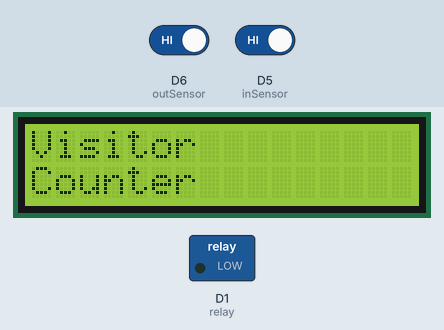
Bench run of a sketch on a simulated ESP8266 (NodeMCU). Shown: 16×2 character LCD, switched loads named in the sketch (green lamp = pin HIGH). The inputs (shaded band) are chosen by the test bench; at power-on: D5 (inSensor) HIGH, D6 (outSensor) HIGH. What the sketch prints to the serial monitor is not drawn.

Above: at 1.7 s.
At 5.8 s:
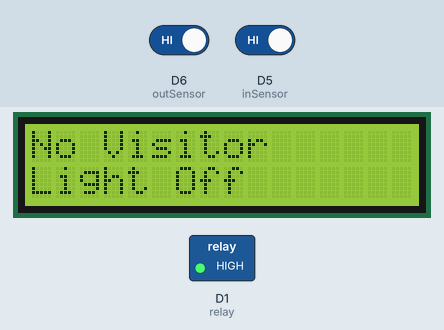
5.9 s: D5 (inSensor) driven LOW
At 7.5 s:
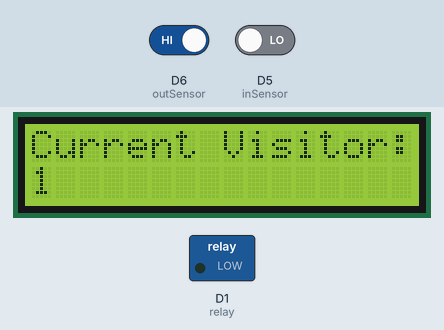
9.2 s: D6 (outSensor) driven LOW
11.1 s: D6 (outSensor) driven HIGH
At 11.9 s:
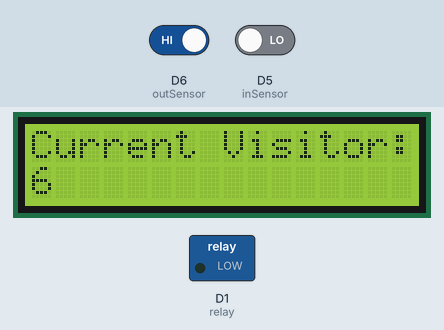
Timing chart, 0 to 14.1 s (numbered marks = the images above; inputs shaded):
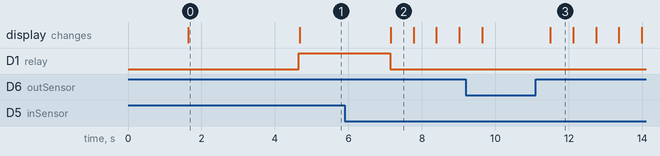

The sketch:

VEPASU.ino
```cpp
#include "UbidotsESPMQTT.h"
#include <Wire.h>
#include <LiquidCrystal_I2C.h>

#define TOKEN "BBFF-p7mqyFmNxsI8hi4jv9t0WoQ4ulRjfo" // Your Ubidots TOKEN
#define WIFINAME "POCO" // Your SSID
#define WIFIPASS "asdfghjk" // Your Wi-Fi Password

LiquidCrystal_I2C lcd(0x27, 16, 2); // Set the I2C address and LCD dimensions (16x2)

#define inSensor D5
#define outSensor D6

#define relay D1

int inStatus;
int outStatus;

int countin = 0;
int countout = 0;

int in;
int out;
int now;

Ubidots client(TOKEN);

void callback(char* topic, byte* payload, unsigned int length) {
  Serial.print("Message arrived [");
  Serial.print(topic);
  Serial.print("] ");
  for (int i = 0; i < length; i++) {
    Serial.print((char)payload[i]);
  }
  Serial.println();
}

void setup() {
  client.setDebug(true); // Pass a true or false bool value to activate debug messages
  Serial.begin(115200); // Use the desired baud rate

  client.wifiConnection(WIFINAME, WIFIPASS);
  client.begin(callback);

  lcd.begin(16, 2); // Initialize the LCD with 16 columns and 2 rows
  lcd.init();
  lcd.backlight();
  lcd.print("Visitor");
  lcd.setCursor(0, 1);
  lcd.print("Counter");
  delay(3000);
  lcd.clear();

  pinMode(inSensor, INPUT);
  pinMode(outSensor, INPUT);
  pinMode(relay, OUTPUT);
  digitalWrite(relay, HIGH);

  Serial.println("Visitor Counter Demo");
}

void loop() {
  if (!client.connected()) {
    client.reconnect();
  }

  inStatus = digitalRead(inSensor);
  outStatus = digitalRead(outSensor);
  if (inStatus == 0) {
    in = countin++;
  }

  if (outStatus == 0) {
    out = countout++;
  }

  now = in - out;

  if (now <= 0) {
    digitalWrite(relay, HIGH);
    lcd.clear();
    lcd.setCursor(0, 0);
    lcd.print("No Visitor");
    lcd.setCursor(0, 1);
    lcd.print("Light Off");
    Serial.println("No Visitors! Light Off");
    delay(500);
  } else {
    digitalWrite(relay, LOW);

    lcd.clear();
    lcd.setCursor(0, 0);
    lcd.print("Current Visitor:");
    lcd.setCursor(0, 1);
    lcd.print(now);

    Serial.print("Current Visitor: ");
    Serial.println(now);
    Serial.print("IN: ");
    Serial.println(in);
    Serial.print("OUT: ");
    Serial.println(out);
    delay(500);
  }

  int relaystatus = digitalRead(relay);
  client.add("in", in);
  client.add("out", out);
  client.add("now", now);
  client.add("Light Status", relaystatus);
  client.ubidotsPublish("ESP8266");
  client.loop();
  Serial.println();
  delay(100);
}
```

Measured:
- after the input at 5.9 s, D1 (relay): HIGH → LOW after 1.2 s; the display: changes after 1.3 s (image 2)
- after the input at 11.1 s, the display: changes after 0.40 s (image 3)
- what the display in image 0 shows lasts 3.1 s, from 1.6 s to 4.7 s
- what the display in image 2 shows lasts 0.6 s, from 7.2 s to 7.8 s
